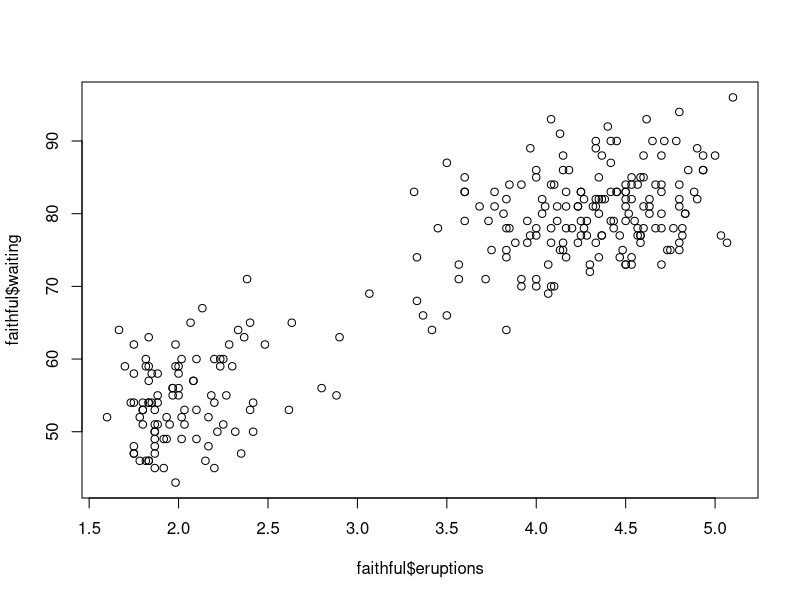
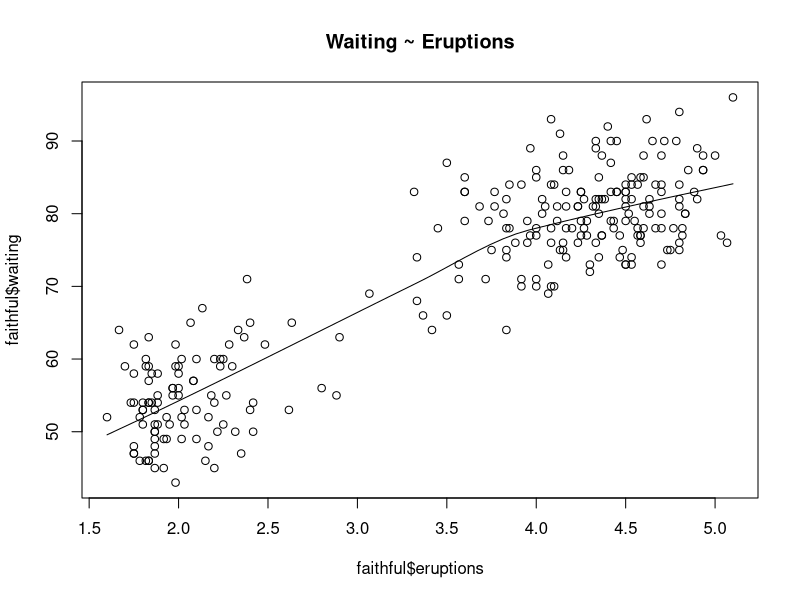
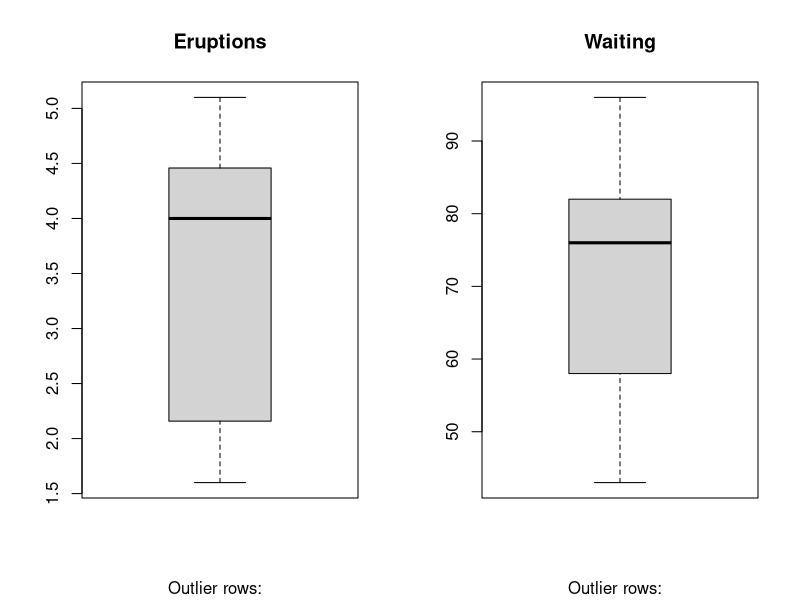
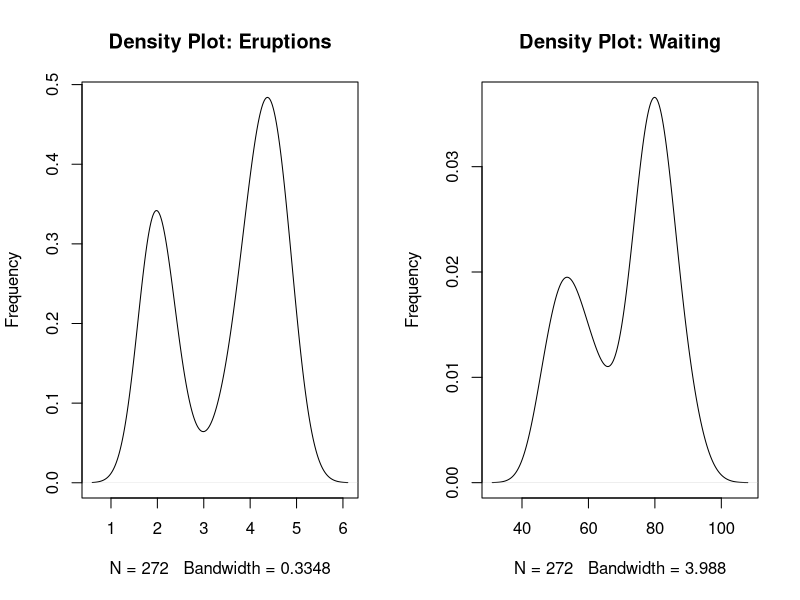
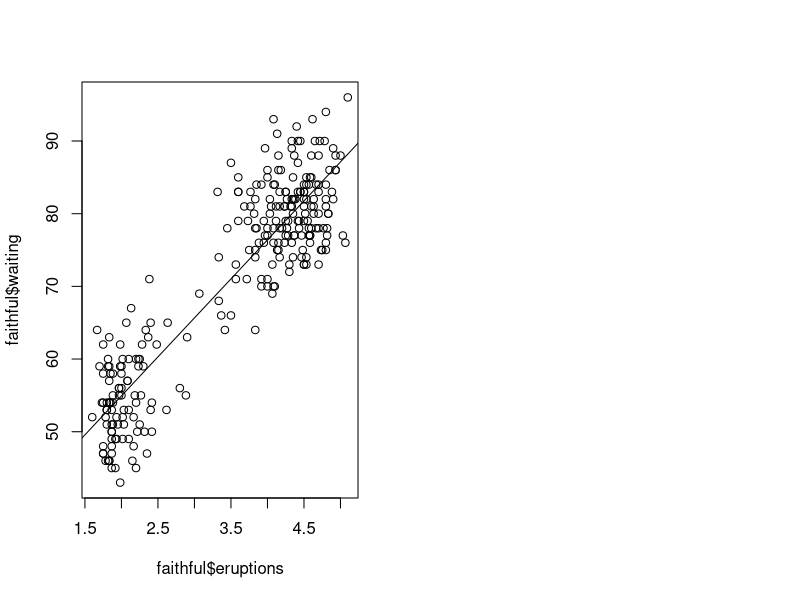

R code for these plots, in order: (Note: this script raises an error after producing the figures.)

# QUESTION 1: Check the correlation between the variables eruptions and waiting

head(faithful) # Inspect the start of the dataset.
cor(faithful$eruptions, faithful$waiting) # Check the correlation between eruptions and waiting.

# QUESTION 2: Create a plot that shows both the points and a smoothed line of the points 

plot(faithful$eruptions,faithful$waiting) # Create a plot showing both the points.
scatter.smooth(x=faithful$eruptions, y=faithful$waiting, main="Waiting ~ Eruptions") # Create a smoothed line of the points.

# QUESTION 3: Create box plots for the variables

par(mfrow=c(1, 2))  # Divide the graph area into two columns.
boxplot(faithful$eruptions, main="Eruptions", sub=paste("Outlier rows: ", boxplot.stats(faithful$eruptions)$out))  # Box plot for 'Eruptions'.
boxplot(faithful$waiting, main="Waiting", sub=paste("Outlier rows: ", boxplot.stats(faithful$waiting)$out))  # Box plot for 'Waiting'.

# QUESTION 4:	Create graphs of the densities of the variables

par(mfrow=c(1, 2))  # Divide the graph area into 2 columns
plot(density(faithful$eruptions), main="Density Plot: Eruptions", ylab="Frequency")  # Density plot for 'Eruptions'.
plot(density(faithful$waiting), main="Density Plot: Waiting", ylab="Frequency") # Density plot for 'Waiting'.

# QUESTION 5: Fit a simple linear model that predicts eruptions from waiting
faithful.lm <- lm(waiting ~ eruptions, data=faithful)  # Build a linear regression model on the full data. (formula = waiting ~ eruptions)
print(faithful.lm) # Print it out.

summary(faithful.lm) # Inspect the results

# Answering Question 7 in comments :
# The syntax for building a linear model in R is lm(formula, data = ?).
# In this case, the formula is (waiting ~ eruptions).
# waiting is the dependent variable, and eruptions is the independent variable.
# Hence, writing an equation that describes the linear model that I have fitted would be :
# formula = waiting ~ eruptions


# QUESTION 6: Visualise the resulting regression line on a scatterplot of the data
plot(faithful$eruptions, faithful$waiting)  # Create a plot showing both the points.
abline(faithful.lm) #Visualise the resulting regression line on a scatterplot of the data

# QUESTION 7:	In comments in your code, write an equation that describes the linear model you have fitted


# y-hat = B0-hat + B1-hat(x) (that is the sample regression line, y-hat is predicted value of y)
# B0 = y-intercept
# B1 = slope

# B1-hat = r * (Sy/Sx) where:

# r = the correlation between x & y 
# Sy = standard deviation of y
# Sx = standard deviation of x

standDevX <- sd(faithful$eruptions)
standDevY <- sd(faithful$waiting)
B1 = (correlation) * standDevY/standDevX
print(B1) # print it out

# B0-hat = y-bar - B1(x-bar), where 
# x-bar = mean of x values 
# y-bar = mean of y values

x_bar <- mean(faithful$eruptions)
y_bar <- mean(faithful$waiting)
B2 = (y_bar) - B1*(x_bar)
print(B2) # print it out 

# (beta 0 hat) B0-hat = 33.4744 
# (beta 1 hat) B1-hat = 10.72964
# Henceforth, we can deduce that :
# y-hat = 33.4744 - 10.72964(x)

# Question 8 : At a significance level of 0.05, does there appear to be a statistically significant relationship between eruptions and waiting? Explain your answer in comments in your code. 
# H0 (Null Hypothesis) :  there appears to NOT be a statistically significant relationship between eruptions and waiting. (population slope is equal to 0).
# H1 (Alternate Hypothesis) : there appears to be a statistically significant relationship between eruptions and waiting. (population slope is not equal to 0).
#   (taking a significance level of 0.05)

# If p< 0.05, p is statistically significant
# if p >0.05, p is not statistically significant


# p-value = 2.2e-16
# Hence,  p< .001 - sufficient evidence to reject H0 , and p < 0.05 so p is statistically significant. This indicates strong evidence against the null hypothesis H0.
# Thus, we reject H0 (there appears to NOT be a statistically significant relationship between eruptions and waiting)
# So, in conclusion, we accept H1, that there appears to be a statistically significant relationship between eruptions and waiting.
# Hence, we should include include eruptions.

# Question 9 :	Why are the p-values for the variable waiting and the overall F test so similar for this model?

# The F-statistic has to change depending on the number of variables in the model and the also depending on whether the fit is good or not.
# The F test is a test of the significance of the model overall, and it tests the null hypothesis (H0) so that a model with only the 
# intercept considered fits the data as well as the overall model we have considered.
# We have also concluded in question 6 that that there appears to be a statistically significant relationship between eruptions and waiting.
# But, since there is only one variable, the p-values and the overall f-test are similar because we are essentially testing the same thing:
# i.e whether or not the variable waiting adds to the model or whether the model would be better off with only the intercept.



